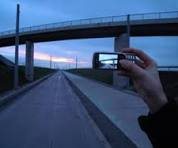
#> input picture lect_one/image.png, 178 x 148 px, given in place of the camera
$ python mini_proj.py
#> lines starting #> are read from the running program, lines starting #| are printed output that depends on the picture; after the words box and inside, x2 and y2 are one past the last pixel; in counts of white or black regions, pixels touching at a corner belong together
import cv2

feed = cv2.VideoCapture(0)

frames = []

gap = 5

count = 0

while True:

    ret, frame = feed.read()
#> frame is the input picture: shape (148, 178, 3); mean B, G, R 115.6, 80.3, 58.4

    if not ret:
        break

    gray = cv2.cvtColor(frame,cv2.COLOR_BGR2GRAY)
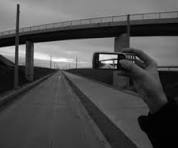
#> gray: shape (148, 178); min 0, max 255, mean 77.7
    frames.append(gray)


    cv2.putText(frame,f"Frame Count: {count}",(10,30),cv2.FONT_HERSHEY_SIMPLEX,1,(0,255,0),1)
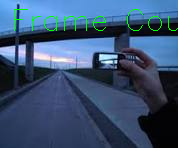
#> frame: shape (148, 178, 3); 1.22% of pixels changed, all inside (x1, y1, x2, y2) = (14, 9, 178, 31)

    if len(frames) > gap:
        diff = cv2.absdiff(frames[0],frames[-1])
        frames.pop(0)
        _, thresh = cv2.threshold(diff,30,255,cv2.THRESH_BINARY)

        contours, _ = cv2.findContours(thresh,cv2.RETR_EXTERNAL,cv2.CHAIN_APPROX_SIMPLE)

        for contour in contours:
            if cv2.contourArea(contour) < 5000:
                continue

            x,y,w,h = cv2.boundingRect(contour)
            cv2.rectangle(frame,(x,y),(x+w,y+h),(0,0,255),2)

        motion = any(cv2.contourArea(c) > 5000 for c in contours)

        if motion:
            cv2.putText(frame,"Motion Detected!!!",(5,5),cv2.FONT_HERSHEY_SIMPLEX,1,(255,255,0),2)
            cv2.imwrite(f"motion_frame_{count}.jpg",frame)
            print("motion frame saved")

        cv2.imshow("Motion Detected!!!", frame)
        count+=1

        if cv2.waitKey(1) & 0xFF==27:
            break

feed.release()
cv2.destroyAllWindows()
